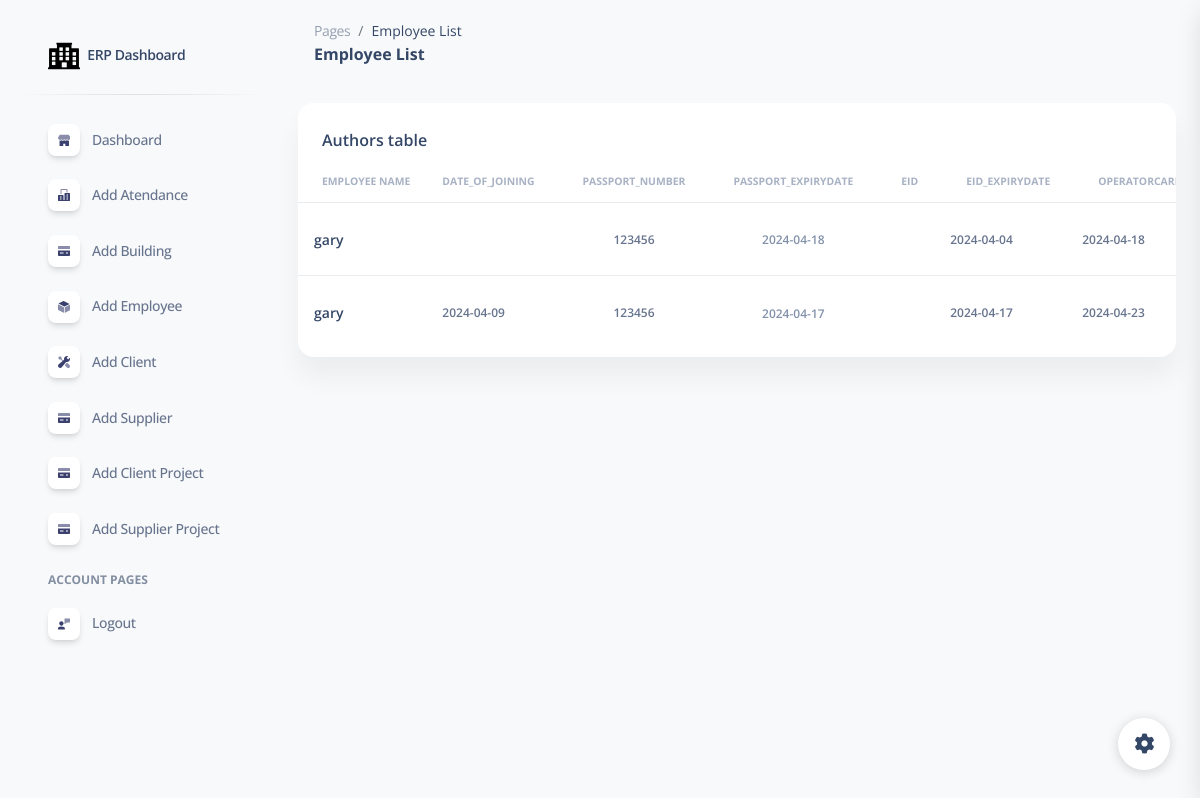
Page /employee_list/ (signed in) on the committed database.
### erpapp/models.py (models this page shows, shortened)
class Employee(models.Model):
    employeename = models.CharField(max_length=255)
    date_of_joining = models.CharField(max_length=225)
    passport_number = models.CharField(max_length=255)
    passport_expirydate =  models.CharField(max_length=255)
    eid =  models.CharField(max_length=255)
    eid_expirydate =  models.CharField(max_length=255)
    nationality = models.CharField(max_length=255)
    operatorcard_expirydate = models.CharField(max_length=255)
    date_of_releiving = models.CharField(max_length=255)
    passportattachment = models.FileField(upload_to='employee_attachments/', null=True, blank=True)
    emiratesattachment = models.FileField(upload_to='employee_attachments/', null=True, blank=True)
    operatorcardattachment = models.FileField(upload_to='employee_attachments/', null=True, blank=True)

### erpapp/views.py (the view)
# urls.py: path('employee_list/', employee_list, name='employee_list'),
@login_required
def employee_list(request):
    employees = Employee.objects.all()
    today = date.today()
    return render(request, 'employee_list.html', {'employees': employees, 'today': today})

### erpapp/templates/employee_list.html (shortened to what this page needs)
{% extends 'base.html' %}
{% load static %}
{% block content %}
<!DOCTYPE html>
<html lang="en">
<head>
  <link href="{% static  'css/nucleo-icons.css' %}" rel="stylesheet" />
  <link href="{% static  'css/nucleo-svg.css' %}" rel="stylesheet" />
  <link href="{% static '/css/nucleo-svg.css' %}" rel="stylesheet" />
  <link id="pagestyle" href="{% static 'css/soft-ui-dashboard.css' %}" rel="stylesheet" />
</head>
<body class="g-sidenav-show  bg-gray-100">
  <aside class="sidenav navbar navbar-vertical navbar-expand-xs border-0 border-radius-xl my-3 fixed-start ms-3 " id="sidenav-main">
    <div class="sidenav-header">
      <a class="navbar-brand m-0" href="#" target="_blank">
        <img src="{% static '/img/logo-ct.png' %}" class="navbar-brand-img h-100" alt="main_logo">
        <span class="ms-1 font-weight-bold">ERP Dashboard</span>
      </a>
    </div>
    <hr class="horizontal dark mt-0">
    <div class="collapse navbar-collapse  w-auto  max-height-vh-100 h-100" id="sidenav-collapse-main">
      <ul class="navbar-nav">
        <li class="nav-item">
          <a class="nav-link" href="/">
            <div class="icon icon-shape icon-sm shadow border-radius-md bg-white text-center me-2 d-flex align-items-center justify-content-center">
            </div>
            <span class="nav-link-text ms-1">Dashboard</span>
          </a>
        </li>
        <li class="nav-item">
          <a class="nav-link  " href="/add_attendance">
            <div class="icon icon-shape icon-sm shadow border-radius-md bg-white text-center me-2 d-flex align-items-center justify-content-center">
            </div>
            <span class="nav-link-text ms-1">Add Atendance</span>
          </a>
        </li>
        <li class="nav-item">
          <a class="nav-link  " href="/add_building">
            <div class="icon icon-shape icon-sm shadow border-radius-md bg-white text-center me-2 d-flex align-items-center justify-content-center">
            </div>
            <span class="nav-link-text ms-1">Add Building</span>
          </a>
        </li>
        <li class="nav-item">
          <a class="nav-link  " href="/add_employee">
            <div class="icon icon-shape icon-sm shadow border-radius-md bg-white text-center me-2 d-flex align-items-center justify-content-center">
            </div>
            <span class="nav-link-text ms-1">Add Employee</span>
          </a>
        </li>
        <li class="nav-item">
          <a class="nav-link  " href="/add_client">
            <div class="icon icon-shape icon-sm shadow border-radius-md bg-white text-center me-2 d-flex align-items-center justify-content-center">
            </div>
            <span class="nav-link-text ms-1">Add Client</span>
          </a>
        </li>
        <li class="nav-item">
          <a class="nav-link  " href="/add_supplier">
            <div class="icon icon-shape icon-sm shadow border-radius-md bg-white text-center me-2 d-flex align-items-center justify-content-center">
            </div>
            <span class="nav-link-text ms-1">Add Supplier</span>
          </a>
        </li>
        <li class="nav-item">
          <a class="nav-link  " href="/add_project">
            <div class="icon icon-shape icon-sm shadow border-radius-md bg-white text-center me-2 d-flex align-items-center justify-content-center">
            </div>
            <span class="nav-link-text ms-1">Add Client Project</span>
          </a>
        </li>
        <li class="nav-item">
          <a class="nav-link  " href="/supplierproject/add/">
            <div class="icon icon-shape icon-sm shadow border-radius-md bg-white text-center me-2 d-flex align-items-center justify-content-center">
            </div>
            <span class="nav-link-text ms-1">Add Supplier Project</span>
          </a>
        </li>
        <li class="nav-item mt-3">
          <h6 class="ps-4 ms-2 text-uppercase text-xs font-weight-bolder opacity-6">Account pages</h6>
        </li>
        <li class="nav-item">
          <a class="nav-link  " href="{% url 'logout' %}">
            <div class="icon icon-shape icon-sm shadow border-radius-md bg-white text-center me-2 d-flex align-items-center justify-content-center">
            </div>
            <span class="nav-link-text ms-1">Logout</span>
          </a>
        </li>
        </ul>
    </div>
  </aside>
<main class="main-content position-relative max-height-vh-100 h-100 mt-1 border-radius-lg ">
    <nav class="navbar navbar-main navbar-expand-lg px-0 mx-4 shadow-none border-radius-xl" id="navbarBlur" navbar-scroll="true">
      <div class="container-fluid py-1 px-3">
        <nav aria-label="breadcrumb">
          <ol class="breadcrumb bg-transparent mb-0 pb-0 pt-1 px-0 me-sm-6 me-5">
            <li class="breadcrumb-item text-sm"><a class="opacity-5 text-dark" href="javascript:;">Pages</a></li>
            <li class="breadcrumb-item text-sm text-dark active" aria-current="page">Employee List</li>
          </ol>
          <h6 class="font-weight-bolder mb-0">Employee List</h6>
        </nav>
      </div>
    </nav>
    <div class="container-fluid py-4">
      <div class="row">
        <div class="col-12">
          <div class="card mb-4">
            <div class="card-header pb-0">
              <h6>Authors table</h6>
            </div>
            <div class="card-body px-0 pt-0 pb-2">
              <div class="table-responsive p-0">
                <table class="table align-items-center mb-0">
                  <thead>
                    <tr>
                      <th class="text-uppercase text-secondary text-xxs font-weight-bolder opacity-7">Employee Name</th>
                      <th class="text-uppercase text-secondary text-xxs font-weight-bolder opacity-7 ps-2">date_of_joining</th>
                      <th class="text-center text-uppercase text-secondary text-xxs font-weight-bolder opacity-7">passport_number</th>
                      <th class="text-center text-uppercase text-secondary text-xxs font-weight-bolder opacity-7">passport_expirydate </th>
                      <th class="text-center text-uppercase text-secondary text-xxs font-weight-bolder opacity-7">eid</th>
                      <th class="text-center text-uppercase text-secondary text-xxs font-weight-bolder opacity-7">eid_expirydate</th>
                      <th class="text-uppercase text-secondary text-xxs font-weight-bolder opacity-7">operatorcard_expirydate</th>
                    </tr>
                  </thead>
                  <tbody>
                    {% for employee in employees %}
                    <tr>
                      <td>
                        <div class="d-flex px-2 py-1">
                          <div class="d-flex flex-column justify-content-center">
                            <h6 class="mb-0 text-sm"> {{ employee.employeename }}</h6>
                          </div>
                        </div>
                      </td>
                      <td>
                        <p class="text-xs font-weight-bold mb-0">{{ employee.date_of_joining }}</p>
                      </td>
                      <td class="align-middle text-center text-sm">
                        <p class="text-xs font-weight-bold mb-0">{{ employee.passport_number }}</p>
                      </td>
                      <td class="align-middle text-center">
                        {% if employee.passport_expirydate > today %}
                            <span class="text-danger text-xs font-weight-bold">{{ employee.passport_expirydate }}</span>
                        {% else %}
                            <span class="text-secondary text-xs font-weight-bold">{{ employee.passport_expirydate }}</span>
                        {% endif %}
                    </td>
                      <td>
                      </td>
                      <td>
                        <p class="text-xs font-weight-bold mb-0">{{ employee.eid_expirydate }}</p>
                      </td>
                      <td>
                        <p class="text-xs font-weight-bold mb-0">{{ employee.operatorcard_expirydate }}</p>
                      </td>
                    </tr>
                    {% endfor %}
                  </tbody>
                </table>
              </div>
            </div>
          </div>
        </div>
      </div>
{% endblock %}

### erpapp/static/css/nucleo-svg.css (style rules this page uses)
.icon { display: inline-block; color: #111111; height: 1em; width: 1em; }
.icon-sm { height: 0.8em; width: 0.8em; }
.icon { fill: currentColor; stroke: none; }

### rows in the picture
Employee: employeename "gary", passport_number "123456", passport_expirydate "2024-04-18", eid_expirydate "2024-04-04", operatorcard_expirydate "2024-04-18"
Employee: employeename "gary", date_of_joining "2024-04-09", passport_number "123456", passport_expirydate "2024-04-17", eid_expirydate "2024-04-17", operatorcard_expirydate "2024-04-23"
